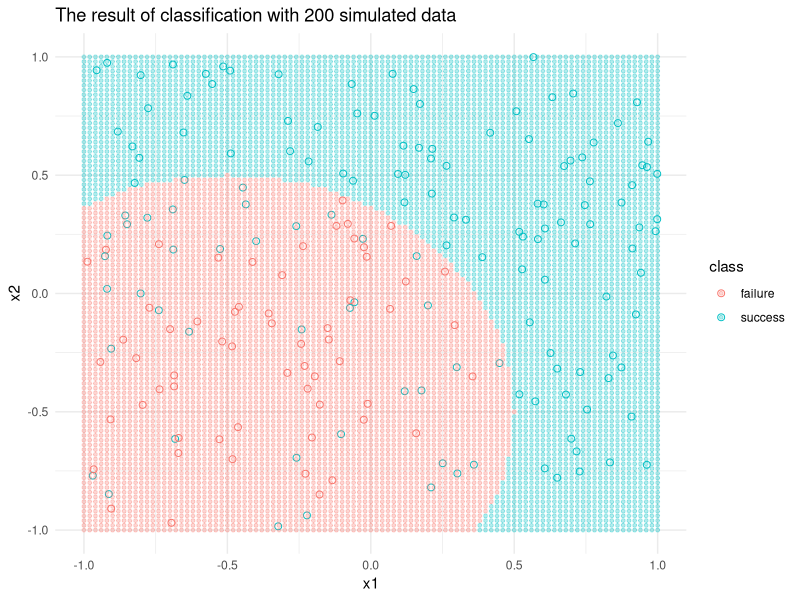

The R script that drew this image:
## ---- chunk 1
library(ggplot2)
library(tidyverse)
theme_set(theme_minimal())

#simulate the data set of N = 200 with randome seeds
set.seed(1901121)
x1 <- runif(n = 200, min = -1, max = 1)
x2 <- runif(n = 200, min = -1, max = 1)

# calculate Y with errors
errors <- rnorm(n = 200, mean = 0, sd = sqrt(0.25))
y <- x1 + x1**2 + x2 + x2**2 + errors

#transform log odds to prob
prob_y <- exp(y) / (1 + exp(y))

#create grid for decision boundary
x_grid <- seq(-1 ,1, by=0.02)
y_grid <- seq(-1, 1, by=0.02)
grid <- expand.grid(x = x_grid, y = y_grid)
grid <- as.tibble(grid)
grid <- grid %>%
  mutate(class = ifelse(x + x**2 + y + y**2 > 0.5, "success", "failure"))

#preparing a graph
df <- cbind(x1, x2, y, prob_y)
df <- as.tibble(df)
df <- df %>% 
  mutate(class = ifelse(prob_y > 0.5, "success", "failure"))

#draw the graph
graph <- ggplot() + geom_point(aes(x = x1, y = x2, color = class), 
                               shape = 1, size = 2, data = df) +
  geom_point(data = grid, aes(x = x, y = y, color = class), size = 1, alpha = 0.3) + 
  ggtitle("The result of classification with 200 simulated data") 

graph
